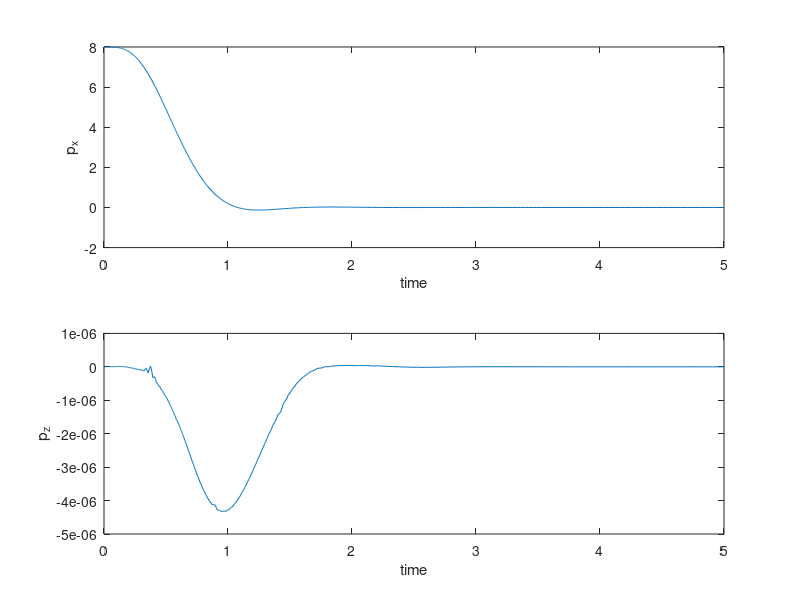
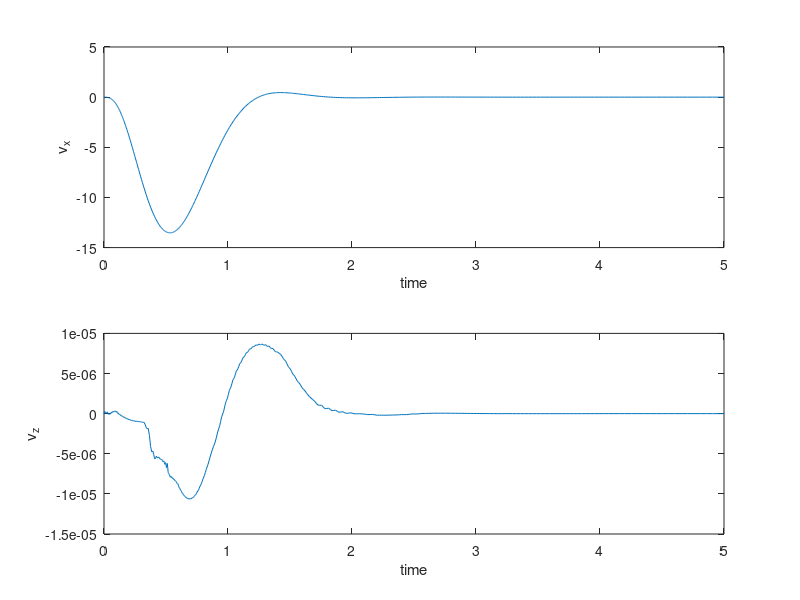
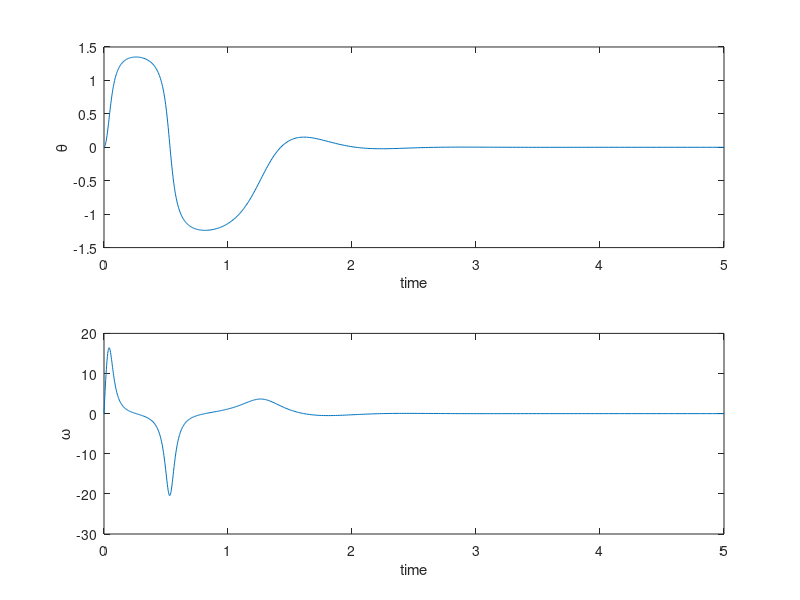
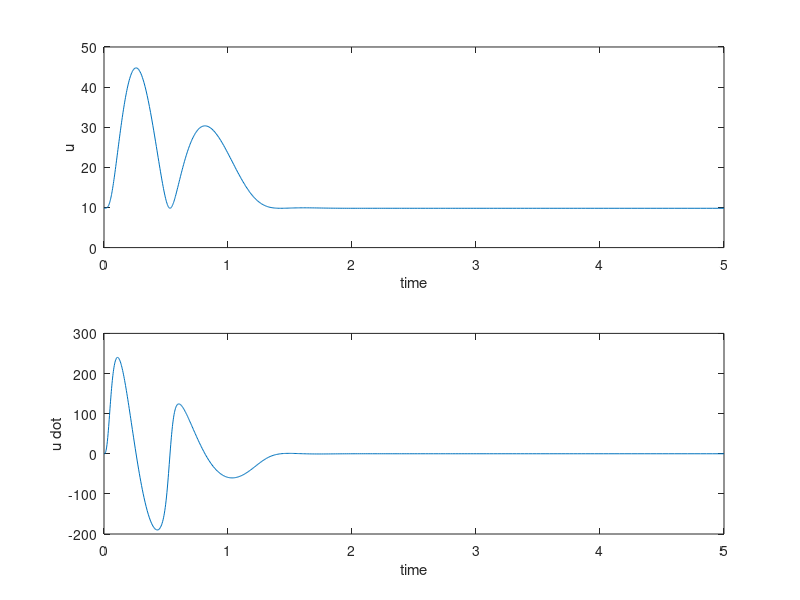

Reproduce these figures in MATLAB, in order.
%
% This implements MIMO feedback linearization
% using dynamic extension for the 2D quadrotor with the state
%
% x = [ position, velocity, theta, angular velocity ]
%
% and the control
%
% u = [ thrust, angular acceleration ].
%
% The augmented state becomes
%
% x = [ pos, vel, theta, om, u, udot ].

function test_posquad
  g = 9.8;

  p0 = [8 0];
  v0 = [0 0];

  x0 = [ p0 v0 0 0 g 0 ]';
  [ts, xs] = ode45(@f, [0 5], x0);

  figure
  subplot(211)
  plot(ts, xs(:, 1))
  ylabel('p_x')
  xlabel('time')
  subplot(212)
  plot(ts, xs(:, 2))
  ylabel('p_z')
  xlabel('time')

  figure
  subplot(211)
  plot(ts, xs(:, 3))
  ylabel('v_x')
  xlabel('time')
  subplot(212)
  plot(ts, xs(:, 4))
  ylabel('v_z')
  xlabel('time')

  figure
  subplot(211)
  plot(ts, xs(:, 5))
  ylabel('\theta')
  xlabel('time')
  subplot(212)
  plot(ts, xs(:, 6))
  ylabel('\omega')
  xlabel('time')

  figure
  subplot(211)
  plot(ts, xs(:, 7))
  ylabel('u')
  xlabel('time')
  subplot(212)
  plot(ts, xs(:, 8))
  ylabel('u dot')
  xlabel('time')
end

function dx = f(t, x)
  g = 9.8;
  p = x(1:2);
  v = x(3:4);
  theta = x(5);
  om = x(6);
  z1 = x(7);
  z2 = x(8);

  z = [-sin(theta) cos(theta)]';
  zdot = [ -cos(theta) * om -sin(theta) * om ]';

  a = z1 * z - [0 g]';
  j = z2 * z + z1 * zdot;

  Kp = 840 * eye(2);
  Kv = 480 * eye(2);
  Ka = 120 * eye(2);
  Kj = 16 * eye(2);

  snap = -Kp * p - Kv * v - Ka * a - Kj * j;

  v1 = snap' * z + z1 * zdot' * zdot;

  zddot = (1 / z1) * (snap - v1 * z - 2 * z2 * zdot);

  v2 = cross([z' 0], [zddot' 0]);
  v2 = v2(3);

  dx = [v' a' om v2 z2 v1]';
end
